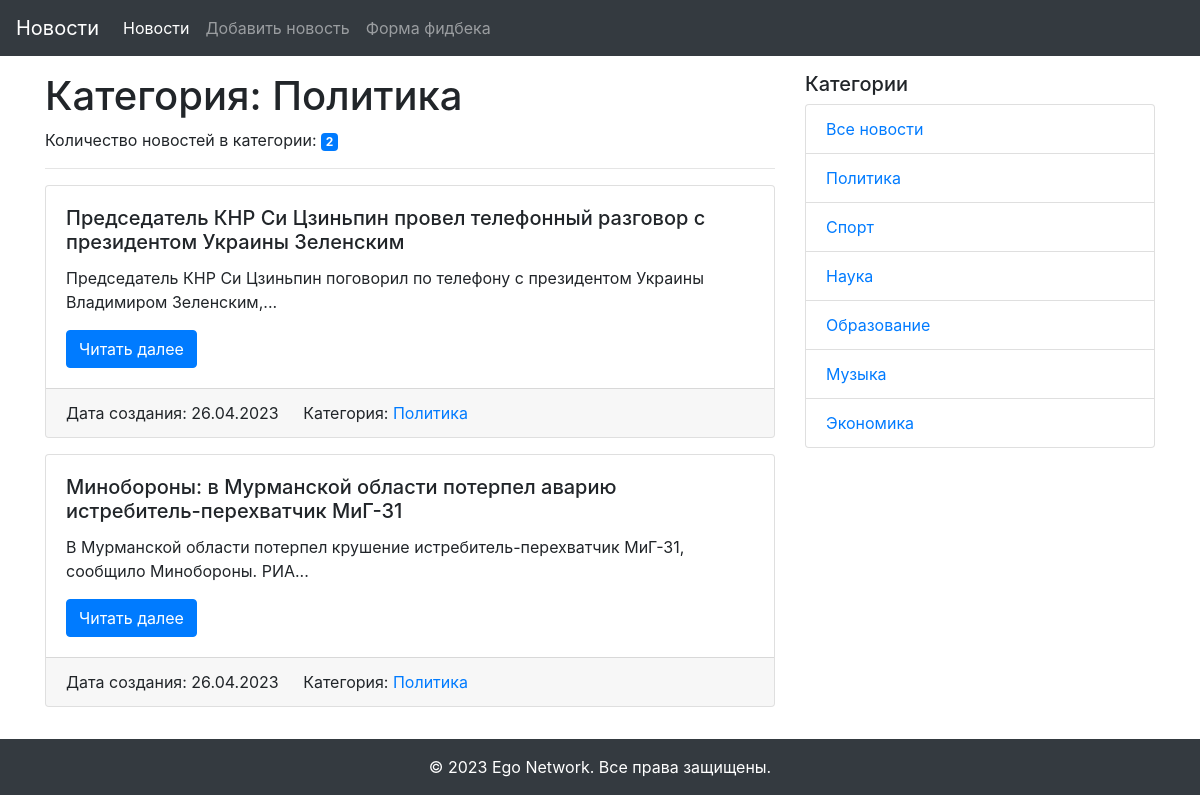
Page /category/1 on the committed database.
### app/models.py (models this page shows, shortened)
class Category(db.Model):
    id = db.Column(db.Integer, primary_key=True)
    title = db.Column(db.String(255), nullable=False)
    news = db.relationship('News',back_populates='category')

class News(db.Model):
    id = db.Column(db.Integer, primary_key=True)
    title = db.Column(db.String(255), unique=True, nullable=False)
    text = db.Column(db.Text, nullable=False)
    date = db.Column(db.DateTime, default=datetime.utcnow())
    category_id = db.Column(db.Integer, db.ForeignKey('category.id'),nullable=True)
    category = db.relationship('Category',back_populates='news')

### app/views.py (the view)
def category(id):
    сategory = Category.query.all()
    category_name = Category.query.filter(Category.id == id).one().title
    news = News.query.filter(News.category_id == id).all()
    return render_template("category.html",сategory=сategory,news=news,category_name=category_name)

### app/templates/category.html (shortened to what this page needs)
{% extends "base.html" %}
{% block content %}
  <h1>Категория: {{ category_name }}</h1>
  <p>Количество новостей в категории: <span class="badge badge-primary">{{ news|length }}</span></p>
  <hr>
  {% for news in news %}
  <div class="card mb-3">
    <div class="card-body">
      <h5 class="card-title">{{ news.title }}</h5>
      <p class="card-text">{{ news.text|truncate(100) }}</p>
      <a href="{{ url_for('news_detail', id=news.id) }}" class="btn btn-primary">Читать далее</a>
    </div>
    <div class="card-footer">
      {% if news.date %}
        <span class="card-link">Дата создания: {{ news.date.strftime('%d.%m.%Y') }}</span>
      {% endif %}
      {% if news.category %}
        <span class="card-link">Категория: <a href="{{ url_for('category', id=news.category.id) }}">{{ news.category.title }}</a></span>
      {% endif %}
    </div>
  </div>
  {% else %}
  <p class="card-text">Новостей пока нет!</p>
  {% endfor %}
{% endblock content %}

### app/templates/side_navigation.html
<div class="col-md-4">
          <h5>Категории</h5>
          <ul class="list-group">
            <li class="list-group-item"><a href="/">Все новости</a></li>
              {% for cat in сategory %}
              <li class="list-group-item"><a href="{{ url_for("category", id=cat.id) }}">{{cat.title}}</a></li>
              {% endfor %}
          </ul>
</div>

### rows in the picture
Category: title "Политика"
News: title "Председатель КНР Си Цзиньпин провел телефонный разговор с президентом Украины Зеленским", text "Председатель КНР Си Цзиньпин поговорил по телефону с президентом Украины Владимиром Зеленским,...", date "26.04.2023", category "Политика"
News: title "Минобороны: в Мурманской области потерпел аварию истребитель-перехватчик МиГ-31", text "В Мурманской области потерпел крушение истребитель-перехватчик МиГ-31, сообщило Минобороны. РИА...", date "26.04.2023", category "Политика"
Category: title "Спорт"
Category: title "Наука"
Category: title "Образование"
Category: title "Музыка"
Category: title "Экономика"

### other values in the picture
{{ news|length }} "2"
